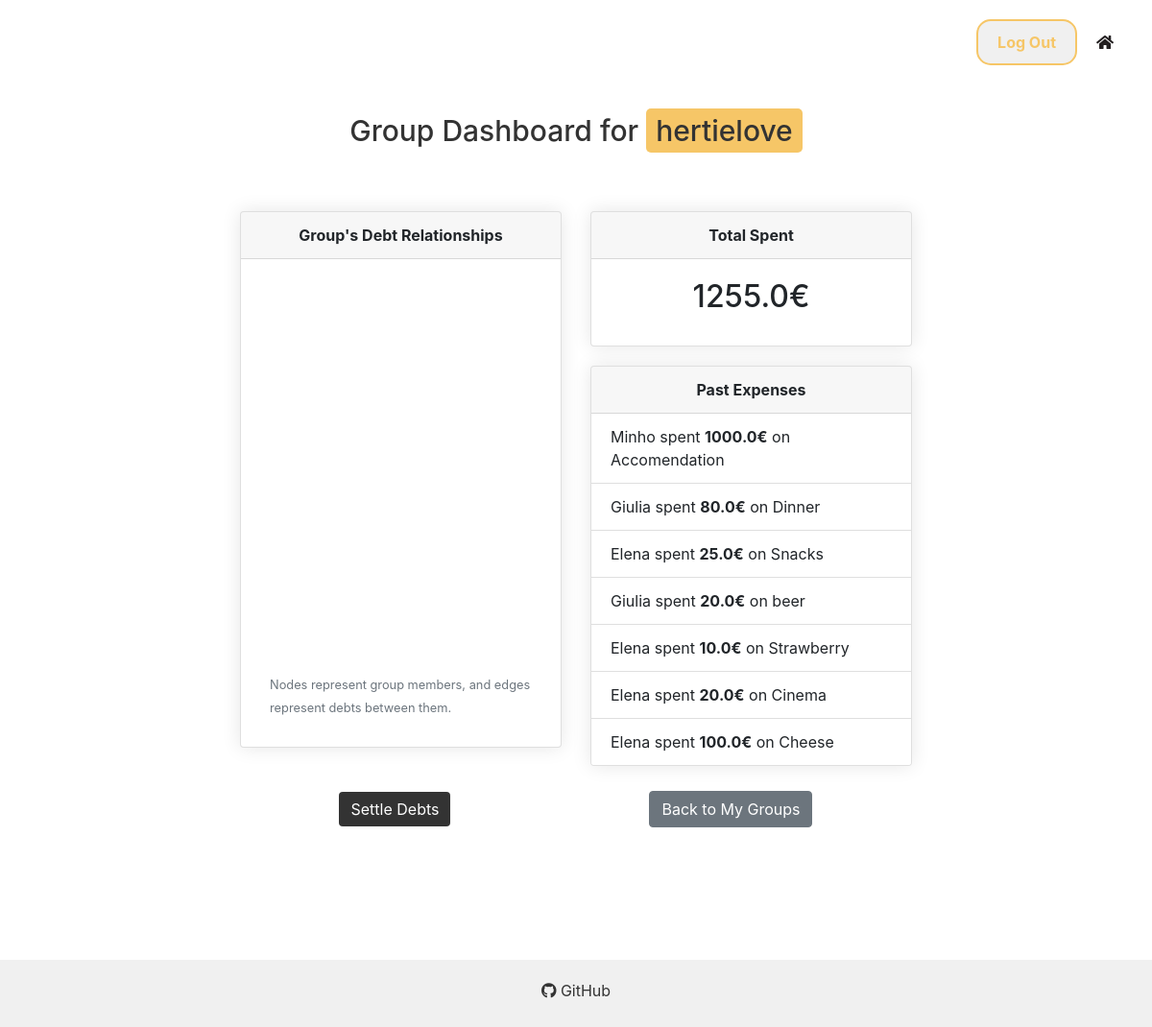
/group_dashboard/1 (signed in), run on the app's committed database.
### app/models.py (models this page shows)
class Group(db.Model):
    id = db.Column(db.Integer, primary_key=True)
    name = db.Column(db.String(100), nullable=False)
    expenses = db.relationship('Expense', backref='group')

class User(db.Model, UserMixin):
    id = db.Column(db.Integer, primary_key=True)
    first_name = db.Column(db.String(100), nullable=False)
    last_name = db.Column(db.String(100), nullable=False)
    username = db.Column(db.String(80), unique=True, nullable=False)
    password = db.Column(db.String(80), nullable=False)
    paypal_username = db.Column(db.String(80), unique=True, nullable=False)
    groups = db.relationship('Group', secondary='user_group', backref='members')
    expenses_paid = db.relationship('Expense', backref='payer', foreign_keys='Expense.payer_id')

class Expense(db.Model):
    id = db.Column(db.Integer, primary_key=True)
    description = db.Column(db.String(255), nullable=False)
    amount = db.Column(db.Float, nullable=False)
    payer_id = db.Column(db.Integer, db.ForeignKey('user.id'), nullable=False)
    group_id = db.Column(db.Integer, db.ForeignKey('group.id'), nullable=False)
    debtors = db.relationship('User', secondary='expense_debtors', backref=db.backref('debts'))
    settled = db.Column(db.Boolean, default=False, nullable=False)

### app/routes.py (the view)
    @app.route('/group_dashboard/<int:group_id>', methods=['GET'])
    @login_required
    def group_dashboard(group_id):
        group = Group.query.get_or_404(group_id)
        expenses = Expense.query.filter_by(group_id=group_id).all()
        total_spent = sum(expense.amount for expense in expenses)
        past_expenses = [
            {
                'spender': "You" if expense.payer_id == current_user.id else User.query.get(
                    expense.payer_id).first_name,
                'amount': expense.amount,
                'description': expense.description
            } for expense in expenses
        ]
        nodes = set()
        edges = []
        for expense in expenses:
            nodes.add(expense.payer_id)  # Ensure payer is added as a node
            split_amount = expense.amount / max(len(expense.debtors), 1)  # Safely handle division
            for debtor in expense.debtors:
                if debtor.id != expense.payer_id:
                    nodes.add(debtor.id)
                    edges.append({
                        'from': expense.payer_id,
                        'to': debtor.id,
                        'label': f"€{split_amount:.2f}"
                    })
        nodes = [{'id': node_id, 'label': User.query.get(node_id).first_name} for node_id in nodes]
        return render_template('group_dashboard.html', group=group, total_spent=total_spent,
                               past_expenses=past_expenses, nodes=nodes, edges=edges, group_id= group_id)

### app/__init__.py (called while the page is built)
@login_manager.user_loader
def load_user(user_id):
    from app.models import User  # Move this import inside the user_loader function
    return User.query.get(int(user_id))

### app/templates/group_dashboard.html (shortened to what this page needs)
{% extends 'layout.html' %}
{% block content %}
<h1 class="dashboard-title">Group Dashboard for <span class="highlight">{{ group.name }}</span></h1>
<div class="container mt-3">
    <div class="row">
        <div class="col-md-6 mb-3">
            <div class="card">
                <div class="card-header text-center font-weight-bold">
                    Group's Debt Relationships
                </div>
                <div class="card-body" style="padding: 30px;">
                    <div id="debtGraph" style="height: 400px;"></div>
                    <small class="text-muted mt-3">Nodes represent group members, and edges represent debts between them.</small>
                </div>
            </div>
        </div>
        <div class="col-md-6">
            <div class="card">
                <div class="card-header text-center font-weight-bold">
                    Total Spent
                </div>
                <div class="card-body text-center">
                    <h2 class="card-title">{{ total_spent }}€</h2>
                </div>
            </div>
            <div class="card mb-3">
                <div class="card-header text-center font-weight-bold">
                    Past Expenses
                </div>
                <ul class="list-group list-group-flush">
                    {% for expense in past_expenses %}
                    <li class="list-group-item">{{ expense.spender }} spent <b>{{ expense.amount }}€</b> on {{ expense.description }}</li>
                    {% endfor %}
                </ul>
            </div>
        </div>
    </div>
    <div  class="button-container">
        <a href="{{ url_for('settle_debts', group_id=group.id) }}" class="btn btn-primary center-button">Settle Debts</a>
        <a href="{{ url_for('dashboard') }}" class="btn btn-secondary center-button">Back to My Groups</a>
    </div>
</div>
{% endblock %}

### app/static/styles.css (style rules this page uses)
body h1 { font-size: 30px; }
.dashboard-title { color: #333; text-align: center; font-size: 30px; }
.highlight { background-color: #F6C667; padding: 5px 10px; border-radius: 5px; }
html, body { height: 100%; margin: 0; padding: 0; }
body { display: flex; flex-direction: column; }
.container { padding: 30px; }
.text-center { text-align: center; }
h2, h3 { color: var(--eerie-black); margin-bottom: 20px; }
.card { margin-top: 20px; box-shadow: 0 0 20px rgba(0, 0, 0, 0.1); }
.card-header { background-color: var(--periwinkle); }
.card-body { padding: 20px; }
a { color: var(--saffron); text-decoration: none; }
.btn-primary { background-color: #333 !important; color: white !important; border: none !important; padding: 10px 20px; font-size: 16px; text-align: center !important; display: inline-block !important; margin: 10px auto; cursor: pointer; }
.center-button { display: block; margin: 10px auto; text-align: center; }
.button-container { display: flex; justify-content: center; align-items: center; }

### data on the page
Group: name "hertielove"
User: spender "Minho"
Expense: amount "1000.0", description "Accomendation"
User: spender "Giulia" "Giulia"
Expense: amount "80.0", description "Dinner"
User: spender "Elena" "Elena" "Elena" "Elena"
Expense: amount "25.0", description "Snacks"
Expense: amount "20.0", description "beer"
Expense: amount "10.0", description "Strawberry"
Expense: amount "20.0", description "Cinema"
Expense: amount "100.0", description "Cheese"

### other printed values
{{ total_spent }} "1255.0"
